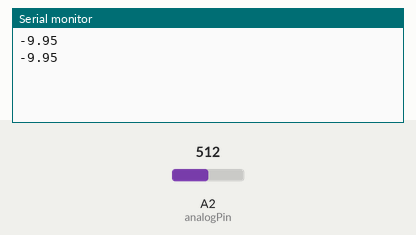
Bench run of a sketch on a simulated Arduino Uno, built with avr-gcc and run on an emulated ATmega328P. On the bench: the last lines printed to the serial monitor. The test bench sets the inputs (shaded band); at power-on: A2 (analogPin) = 512.

Above: at 2.8 s.
2.9 s: A2 (analogPin) set to 716
At 4.9 s:
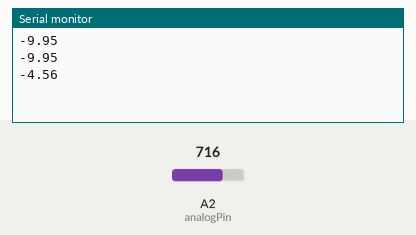
5.6 s: A2 (analogPin) set to 900
At 6.4 s:
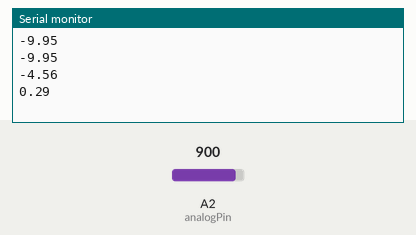
Timing chart, 0 to 8.6 s (numbered marks = the images above; inputs shaded):
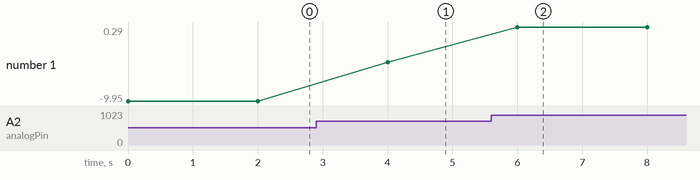

The sketch:

current_sensor.ino
```cpp
int analogPin = A2; // Current sensor output

const float sensitivity = 0.185;
const double offset = 4.34;
double voltage = 0;
double current = 0;

void setup() {
  Serial.begin(9600);           //  setup serial
}

void loop() {

  int sensorValue = analogRead(analogPin);

  voltage = sensorValue * 5.0 / 1024.0;
  current = (voltage - offset) / sensitivity;

  Serial.println(current);
  delay(2000);
}
```

Measured:
- after the input at 2.9 s, the serial monitor: prints a new line after 1.1 s (image 1)
- after the input at 5.6 s, the serial monitor: prints a new line after 0.40 s (image 2)
- plotted number 1: -9.95 → -4.56 after the input at 2.9 s, -4.56 → 0.29 after the input at 5.6 s
